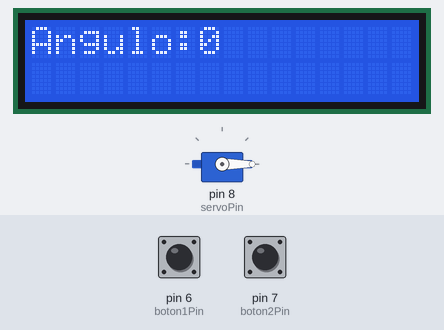
Bench run of a sketch on a simulated Arduino Uno, built with avr-gcc and run on an emulated ATmega328P. Shown: servo, 16×2 character LCD. The inputs (shaded band) are chosen by the test bench; at power-on: pin 6 (boton1Pin) HIGH, pin 7 (boton2Pin) HIGH.

Above: at 1.2 s.
1.3 s: pin 6 (boton1Pin) pulled LOW for 1 s
At 3.3 s:
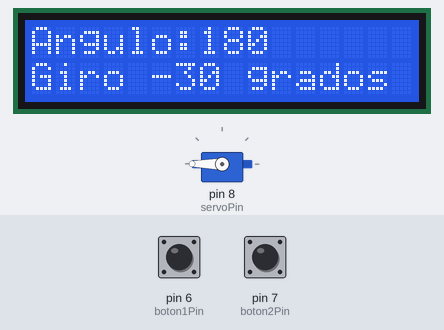
3.8 s: pin 7 (boton2Pin) pulled LOW for 1 s
At 5.1 s:
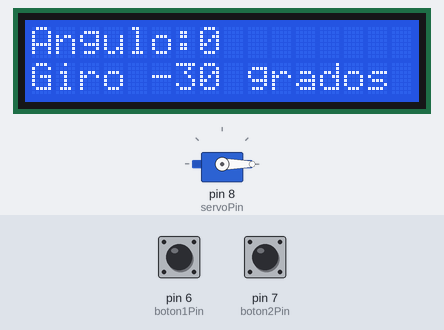
6.3 s: pin 6 (boton1Pin) pulled LOW for 0.15 s
At 7.2 s:
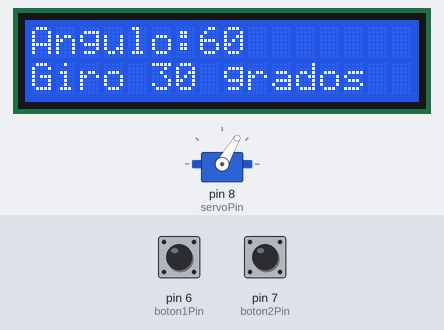
7.9 s: pin 6 (boton1Pin) pulled LOW for 3.2 s
At 8.1 s:
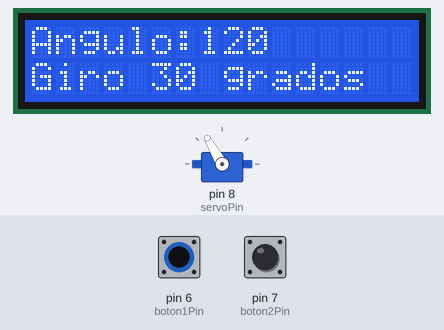
Timing chart, 0 to 10.9 s (numbered marks = the images above; inputs shaded):
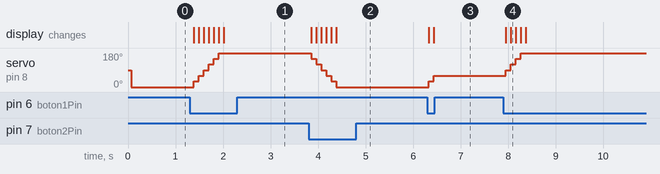

The sketch:

codigoServomotor.ino
```cpp
#include <Servo.h>
#include <LiquidCrystal.h>

Servo myServo;
LiquidCrystal lcd(12, 11, 5, 4, 3, 2); // Pines de la pantalla LCD

int grados = 0; // Ángulo inicial
int servoPin = 8; // Cambia el pin del servo a 8
int boton1Pin = 6; // Cambia el pin del primer botón a 6
int boton2Pin = 7; // Cambia el pin del segundo botón a 7

void setup() {
  myServo.attach(servoPin);
  pinMode(boton1Pin, INPUT_PULLUP); // Habilitar resistencia pull-up interna para el botón 1
  pinMode(boton2Pin, INPUT_PULLUP); // Habilitar resistencia pull-up interna para el botón 2

  lcd.begin(16, 2); // Inicializa la pantalla LCD con 16 columnas y 2 filas
  lcd.setCursor(0, 0);
  lcd.print("Angulo: ");
  lcd.setCursor(0, 1);
}

void loop() {

  if (digitalRead(boton1Pin) == LOW) {
    int prev_grados = grados;
    grados += 30;
    if (grados > 180) {
      grados = 180;
    }
    imprimirMensaje(prev_grados, grados);
  } else if (digitalRead(boton2Pin) == LOW) {
    int prev_grados = grados;
    grados -= 30;
    if (grados < 0) {
      grados = 0;
    }
    imprimirMensaje(prev_grados, grados);
  }

  myServo.write(grados);

  lcd.setCursor(7, 0);
  lcd.print("    "); // Borrar el valor anterior
  lcd.setCursor(7, 0);
  lcd.print(grados);

  delay(100);
}

void imprimirMensaje(int prev, int actual) {
  lcd.setCursor(0, 1);
  lcd.print("                "); // Borrar el mensaje anterior
  lcd.setCursor(0, 1);
  if (actual > prev) {
    lcd.print("Giro 30 grados");
  } else {
    lcd.print("Giro -30 grados");
  }
}
```

Measured:
- after the input at 1.3 s, servo on pin 8 (servoPin): moves from 0° to 180° over 0.53 s, starting after 0.08 s; the display: first changes after 0.08 s (image 1 shows a later state)
- after the input at 3.8 s, servo on pin 8 (servoPin): moves from 180° to 0° over 0.53 s, starting after 0.05 s; the display: first changes after 0.05 s (image 2 shows a later state)
- after the input at 6.3 s, servo on pin 8 (servoPin): 0° → 30° at once, → 60° 0.11 s later; the display: first changes at once (image 3 shows a later state)
- after the input at 7.9 s, servo on pin 8 (servoPin): 60° → 90° after 0.05 s, → 120° 0.11 s later, → 150° 0.11 s later, → 180° 0.11 s later; the display: first changes after 0.05 s (image 4 shows a later state)
